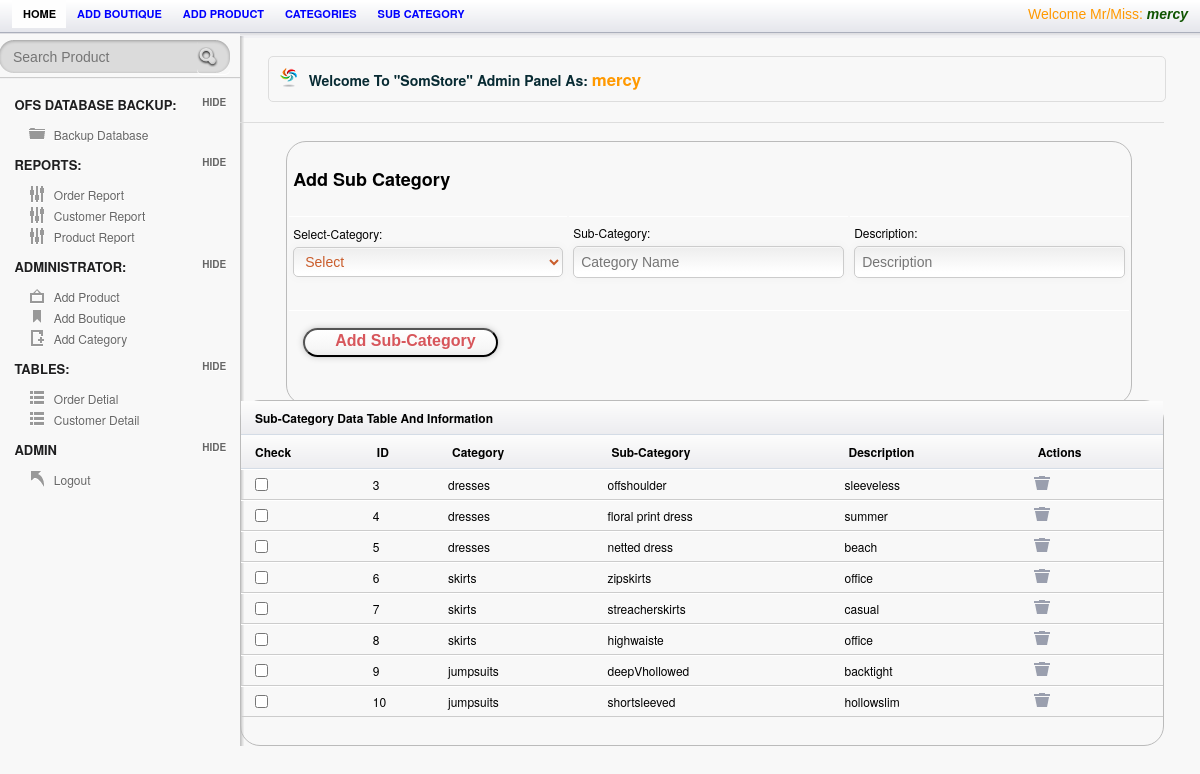
/Admin/add_subcategory.php (signed in), run on the app's committed database.
### tables this page shows
CREATE TABLE `employee` (
  `Employee_ID` int(95) NOT NULL,
  `Employee_Name` varchar(25) NOT NULL,
  `Username` varchar(25) NOT NULL,
  `Password` varchar(25) NOT NULL,
  `Picture` varchar(255) NOT NULL
);

CREATE TABLE `sub_category` (
  `sub_category_id` int(11) NOT NULL,
  `sub_name` varchar(50) NOT NULL,
  `sub_descriptions` varchar(100) NOT NULL,
  `Category_ID` int(11) NOT NULL
);

CREATE TABLE `category` (
  `Category_ID` int(255) NOT NULL,
  `Category_Name` varchar(123) NOT NULL,
  `Discription` varchar(255) NOT NULL,
  `Picture` varchar(255) NOT NULL
);

### session.php (called while the page is built, shortened)
<?php
include('config.php');
$check=$_SESSION['login_username'];
$session=mysqli_query($mysqli, "select Username from employee where Username='$check' ");
$row=mysqli_fetch_array($session);
$login_session=$row['Username'];
?>

### Admin/add_subcategory.php (the view, shortened to what this page needs)
<?php
include("../session.php");
?>
<!doctype html>
<html lang="en">
    <head>
        <link rel="stylesheet" href="css/layout.css" type="text/css" media="screen" />
    </head>
    <body>
        <div id="container">
            <div id="content-wrap">
                <?php include_once 'includes/navigation.php'; ?>
                <?php include_once 'includes/side_menu.php'; ?>
                <section id="main" class="column">
                    <h4 class="alert_info">Welcome To <strong>"SomStore"</strong> Admin Panel As: <?php echo "  " . "<font color='#f90'><big><b>" . $login_session . "</b></big></font>"; ?>  </h4>
                    <div id="form_wrapper" class="form_wrapper">
                        <table>
                            <form class="register active" id="myForm" action="insertions/insertsubCategory.php" method="POST" name="addEmployee" >
                                <th colspan="3"><h2>  Add Sub Category</h2> </th>
                                <tr>
                                    <td>
                                        <label> Select-Category:</label>
                                        <select name="select" class="ed">
                                            <?php
                                            include('../config.php');
                                            echo '<option selected="selected">Select</option>';
                                            ?>
                                        </select>
                                    </td>
                                    <td>
                                        <label>Sub-Category:</label>
                                        <input type="text" id="empValid" name="sub_name" placeholder="Category Name" required>
                                    </td>
                                    <td>
                                        <label>Description:</label>
                                        <input type="text" id="empValid" name="sub_descriptions" placeholder="Description" required>
                                    </td>
                                </tr>
                                <tr>
                                <div class="bottom">
                                    <td colspan="3">
                                        <button name="submit" id="save" title="Click to Save"  class="a-btn"> <span class="a-btn-text">Add Sub-Category</span></button>
                                    </td>
                                </div>
                                </tr>
                            </form>
                        </table>
                    </div>
                        <div class="tab_container">
                            <?php
                            $result = mysqli_query($mysqli, "SELECT * FROM sub_category s, category c WHERE s.Category_ID = c.Category_ID");
                            ?>
                            <div id="tab1" class="tab_content">
                                <table class="tablesorter" cellspacing="0">
                                    <thead><th colspan="6"> Sub-Category Data Table And Information</th></thead>
                                    <thead>
                                    <th>Check</th>
                                    <th> ID</th>
                                    <th> Category</th>
                                    <th> Sub-Category</th>
                                    <th>Description</th>
                                    <th>Actions</th>
                                    </thead>
                                    <tbody>
<?php while ($row = mysqli_fetch_array($result)) {
    ?>
                                            <tr>
                                                <td><input type="checkbox"></td>
                                                <td><?Php echo $row['sub_category_id']; ?></td>
                                                <td><?php echo $row['Category_Name']; ?></td>
                                                <td><?php echo $row['sub_name']; ?></td>
                                                <td><?php echo $row['sub_descriptions']; ?></td>
                                                <td>  </a>
                                                    <a href="subcatDelete.php?delete=<?php echo $row['sub_category_id']; ?>" onClick="del(this);" title="Delete" ><input type="image" src="images/icn_trash.png" title="Trash">  </a></td>
                                            </tr>
<?php }mysqli_close($mysqli); ?>
                                    </tbody>
                                </table>
                            </div>
                        </div>
                    </section>
                </div>
            </div>
        </body>
    </html>

### Admin/includes/navigation.php
 <section id="secondary_bar">
    <nav>
        <ul>
            <li class="selected"><a href="index.php">Home</a></li>
            <li><a href="add_warehouse.php">Add Boutique</a></li>
            <li><a href="add_product.php">Add product</a></li>
            <li><a href="add_category.php">Categories</a></li>
            <li><a href="add_subcategory.php">Sub Category</a></li>
            <li class="logout"> <span class="check"> <?php echo "Welcome Mr/Miss:   " . "<font color='##fa5400'><i><b>" . $login_session . "</b></i></font>"; ?> </span></li>
        </ul>
    </nav>
</section>

### data on the page
employee: Username "mercy"
sub_category: sub_category_id "3", Category_ID.Category_Name "dresses", sub_name "offshoulder", sub_descriptions "sleeveless"
sub_category: sub_category_id "4", Category_ID.Category_Name "dresses", sub_name "floral print dress", sub_descriptions "summer"
sub_category: sub_category_id "5", Category_ID.Category_Name "dresses", sub_name "netted dress", sub_descriptions "beach"
sub_category: sub_category_id "6", Category_ID.Category_Name "skirts", sub_name "zipskirts", sub_descriptions "office"
sub_category: sub_category_id "7", Category_ID.Category_Name "skirts", sub_name "streacherskirts", sub_descriptions "casual"
sub_category: sub_category_id "8", Category_ID.Category_Name "skirts", sub_name "highwaiste", sub_descriptions "office"
sub_category: sub_category_id "9", Category_ID.Category_Name "jumpsuits", sub_name "deepVhollowed", sub_descriptions "backtight"
sub_category: sub_category_id "10", Category_ID.Category_Name "jumpsuits", sub_name "shortsleeved", sub_descriptions "hollowslim"
